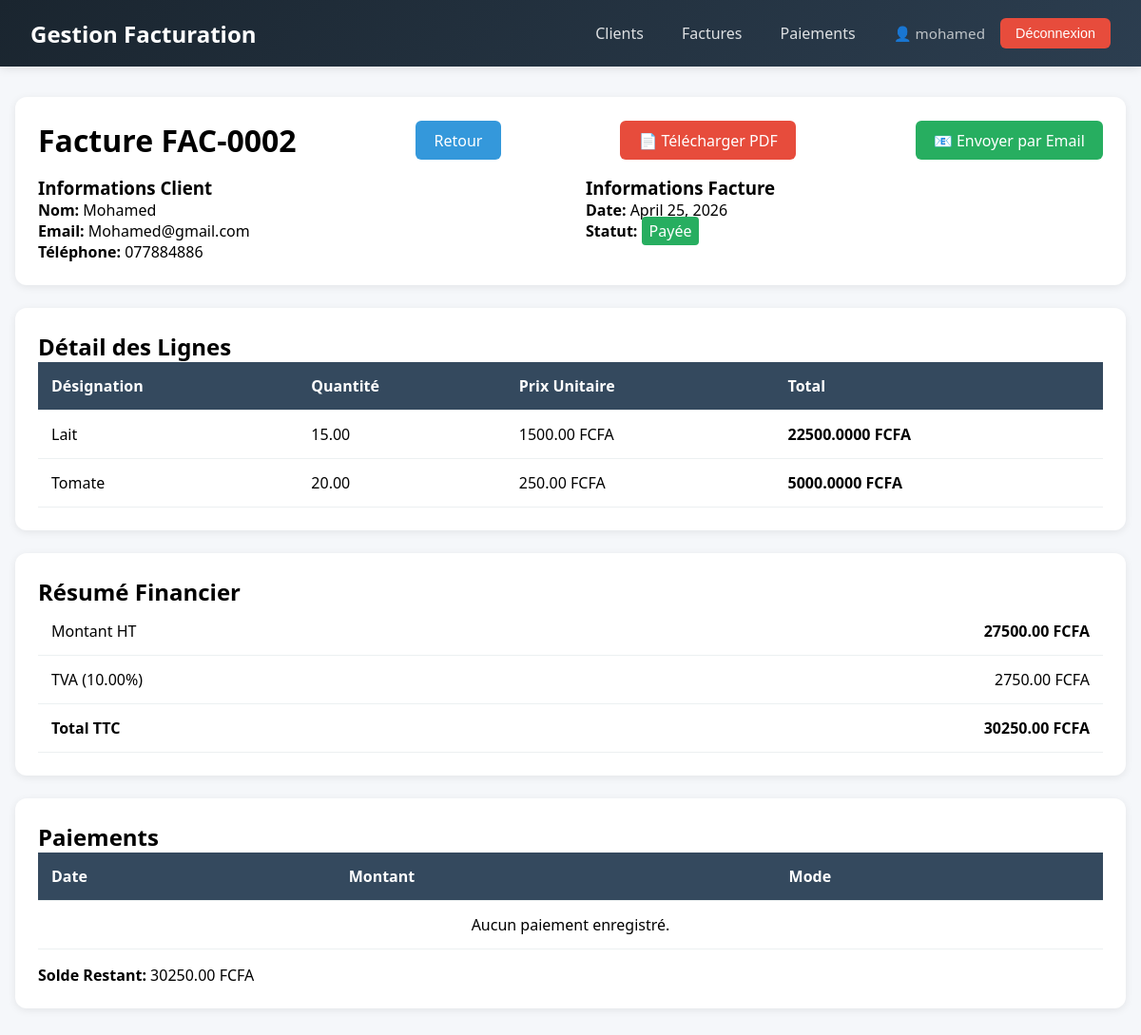
/factures/2/ (signed in), run on the app's committed database.
### factures/models.py (models this page shows, shortened)
class Facture(models.Model):
    STATUTS = [
        ('brouillon', 'Brouillon'),
        ('envoyee',   'Envoyée'),
        ('payee',     'Payée'),
    ]
    client        = models.ForeignKey(Client, on_delete=models.CASCADE)
    date          = models.DateField()
    statut        = models.CharField(max_length=20, choices=STATUTS, default='brouillon')
    montant_ht    = models.DecimalField(max_digits=12, decimal_places=2, default=0)
    taux_tva      = models.DecimalField(max_digits=5,  decimal_places=2, default=18)
    montant_tva   = models.DecimalField(max_digits=12, decimal_places=2, default=0)
    montant_total = models.DecimalField(max_digits=12, decimal_places=2, default=0)
    @property
    def solde_restant(self):
        total_paye = sum(p.montant for p in self.paiement_set.all())
        return self.montant_total - total_paye

class LigneFacture(models.Model):
    facture     = models.ForeignKey(Facture, on_delete=models.CASCADE)
    designation = models.CharField(max_length=300)
    quantite    = models.DecimalField(max_digits=10, decimal_places=2)
    prix_unit   = models.DecimalField(max_digits=12, decimal_places=2)
    @property
    def total(self):
        return self.quantite * self.prix_unit

### clients/models.py (models this page shows, shortened)
class Client(models.Model):
    nom       = models.CharField(max_length=200)
    email     = models.EmailField(unique=True)
    telephone = models.CharField(max_length=20, blank=True)
    adresse   = models.TextField(blank=True)

### factures/views.py (the view)
# urls.py: path('<int:pk>/',           views.facture_detail, name='facture_detail'),
@login_required
def facture_detail(request, pk):
    facture = get_object_or_404(Facture, pk=pk)
    return render(request, 'factures/facture_detail.html', {'facture': facture})

### templates/factures/facture_detail.html (shortened to what this page needs)
{% extends 'base.html' %}
{% block content %}
<div class="card">
    <div style="display: flex; justify-content: space-between; align-items: center; margin-bottom: 1rem;">
        <h1>Facture FAC-{{ facture.pk|stringformat:"04d" }}</h1>
        <a href="{% url 'facture_list' %}" class="btn btn-primary">Retour</a>
        <a href="{% url 'facture_pdf' facture.pk %}" class="btn btn-danger">
    📄 Télécharger PDF
    <a href="{% url 'facture_email' facture.pk %}" class="btn btn-success">
    📧 Envoyer par Email
</a>
</a>
    </div>
    <div style="display: grid; grid-template-columns: repeat(2, 1fr); gap: 2rem;">
        <div>
            <h3>Informations Client</h3>
            <p><strong>Nom:</strong> {{ facture.client.nom }}</p>
            <p><strong>Email:</strong> {{ facture.client.email }}</p>
            <p><strong>Téléphone:</strong> {{ facture.client.telephone|default:"-" }}</p>
        </div>
        <div>
            <h3>Informations Facture</h3>
            <p><strong>Date:</strong> {{ facture.date }}</p>
            <p><strong>Statut:</strong>
                <span style="padding: 0.25rem 0.5rem; border-radius: 4px;
                    {% if facture.statut == 'payee' %}background: #27ae60; color: white;
                    {% elif facture.statut == 'envoyee' %}background: #3498db; color: white;
                    {% else %}background: #95a5a6; color: white;{% endif %}">
                    {{ facture.get_statut_display }}
                </span>
            </p>
        </div>
    </div>
</div>
<div class="card">
    <h2>Détail des Lignes</h2>
    <table>
        <thead>
            <tr>
                <th>Désignation</th>
                <th>Quantité</th>
                <th>Prix Unitaire</th>
                <th>Total</th>
            </tr>
        </thead>
        <tbody>
            {% for ligne in facture.lignefacture_set.all %}
            <tr>
                <td>{{ ligne.designation }}</td>
                <td>{{ ligne.quantite }}</td>
                <td>{{ ligne.prix_unit }} FCFA</td>
                <td><strong>{{ ligne.total }} FCFA</strong></td>
            </tr>
            {% empty %}
            <tr>
                <td colspan="4" style="text-align: center;">Aucune ligne de facture.</td>
            </tr>
            {% endfor %}
        </tbody>
    </table>
</div>
<div class="card">
    <h2>Résumé Financier</h2>
    <table>
        <tr>
            <td>Montant HT</td>
            <td style="text-align: right;"><strong>{{ facture.montant_ht }} FCFA</strong></td>
        </tr>
        <tr>
            <td>TVA ({{ facture.taux_tva }}%)</td>
            <td style="text-align: right;">{{ facture.montant_tva }} FCFA</td>
        </tr>
        <tr>
            <td><strong>Total TTC</strong></td>
            <td style="text-align: right;"><strong>{{ facture.montant_total }} FCFA</strong></td>
        </tr>
    </table>
</div>
<div class="card">
    <h2>Paiements</h2>
    <table>
        <thead>
            <tr>
                <th>Date</th>
                <th>Montant</th>
                <th>Mode</th>
            </tr>
        </thead>
        <tbody>
            {% for paiement in facture.paiement_set.all %}
            <tr>
                <td>{{ paiement.date }}</td>
                <td>{{ paiement.montant }} FCFA</td>
                <td>{{ paiement.get_mode_display }}</td>
            </tr>
            {% empty %}
            <tr>
                <td colspan="3" style="text-align: center;">Aucun paiement enregistré.</td>
            </tr>
            {% endfor %}
        </tbody>
    </table>
    <p style="margin-top: 1rem;"><strong>Solde Restant:</strong> {{ facture.solde_restant }} FCFA</p>
</div>
{% endblock %}

### templates/base.html (shortened to what this page needs)
<!DOCTYPE html>
<html lang="fr">
<head>
</head>
<body>
    <nav class="navbar">
        <div class="brand">Gestion Facturation</div>
        <div class="nav-links">
            <a href="{% url 'client_list' %}">Clients</a>
            <a href="{% url 'facture_list' %}">Factures</a>
            <a href="{% url 'paiement_list' %}">Paiements</a>
            <div class="user-info">
                {% if user.is_authenticated %}
                    <span class="user-name">👤 {{ user.username }}</span>
                    <form method="post" action="{% url 'logout' %}" style="display:inline;">
                        <button type="submit" class="btn-logout">
                            Déconnexion
                        </button>
                    </form>
                {% else %}
                    <a href="{% url 'login' %}" class="btn-login">Connexion</a>
                {% endif %}
            </div>
        </div>
    </nav>
    <div class="container">
        {% block content %}{% endblock %}
    </div>
</body>
</html>

### templates/base.html (style rules this page uses)
* { margin: 0; padding: 0; box-sizing: border-box; }
body { font-family: 'Segoe UI', Arial, sans-serif; background: #f5f7fa; }
.navbar { background: linear-gradient(135deg, #1a252f 0%, #2c3e50 100%); padding: 1rem 2rem; display: flex; justify-content: space-between; align-items: center; box-shadow: 0 2px 10px rgba(0,0,0,0.1); }
.navbar .brand { font-size: 1.5rem; font-weight: bold; color: white; }
.navbar .nav-links { display: flex; align-items: center; gap: 0.5rem; }
.navbar a { color: rgba(255,255,255,0.85); text-decoration: none; padding: 0.5rem 1rem; border-radius: 6px; transition: all 0.3s ease; font-weight: 500; }
.user-info { display: flex; align-items: center; gap: 1rem; margin-left: 1rem; }
.user-name { color: #bdc3c7; font-size: 0.95rem; }
.btn-logout { background: #e74c3c; color: white; border: none; padding: 0.5rem 1rem; border-radius: 6px; cursor: pointer; font-size: 0.9rem; font-weight: 500; display: inline-flex; align-items: center; gap: 0.5rem; transition: all 0.3s ease; text-decoration: none; }
.container { max-width: 1200px; margin: 2rem auto; padding: 0 1rem; }
.card { background: white; border-radius: 12px; padding: 1.5rem; margin-bottom: 1.5rem; box-shadow: 0 2px 8px rgba(0,0,0,0.08); }
.btn { padding: 0.6rem 1.2rem; border: none; border-radius: 6px; cursor: pointer; text-decoration: none; display: inline-block; font-weight: 500; transition: all 0.3s ease; }
.btn-primary { background: #3498db; color: white; }
.btn-success { background: #27ae60; color: white; }
.btn-danger { background: #e74c3c; color: white; }
table { width: 100%; border-collapse: collapse; }
th, td { padding: 14px; text-align: left; border-bottom: 1px solid #ecf0f1; }
th { background: #34495e; color: white; font-weight: 600; }

### data on the page
Facture: pk "0002", client.nom "Mohamed", client.email "Mohamed@gmail.com", client.telephone "077884886", date "April 25, 2026", statut "Payée", montant_ht "27500.00", taux_tva "10.00", montant_tva "2750.00", montant_total "30250.00", solde_restant "30250.00"
LigneFacture: designation "Lait", quantite "15.00", prix_unit "1500.00", total "22500.0000"
LigneFacture: designation "Tomate", quantite "20.00", prix_unit "250.00", total "5000.0000"

### other printed values
{{ user.username }} "mohamed"
